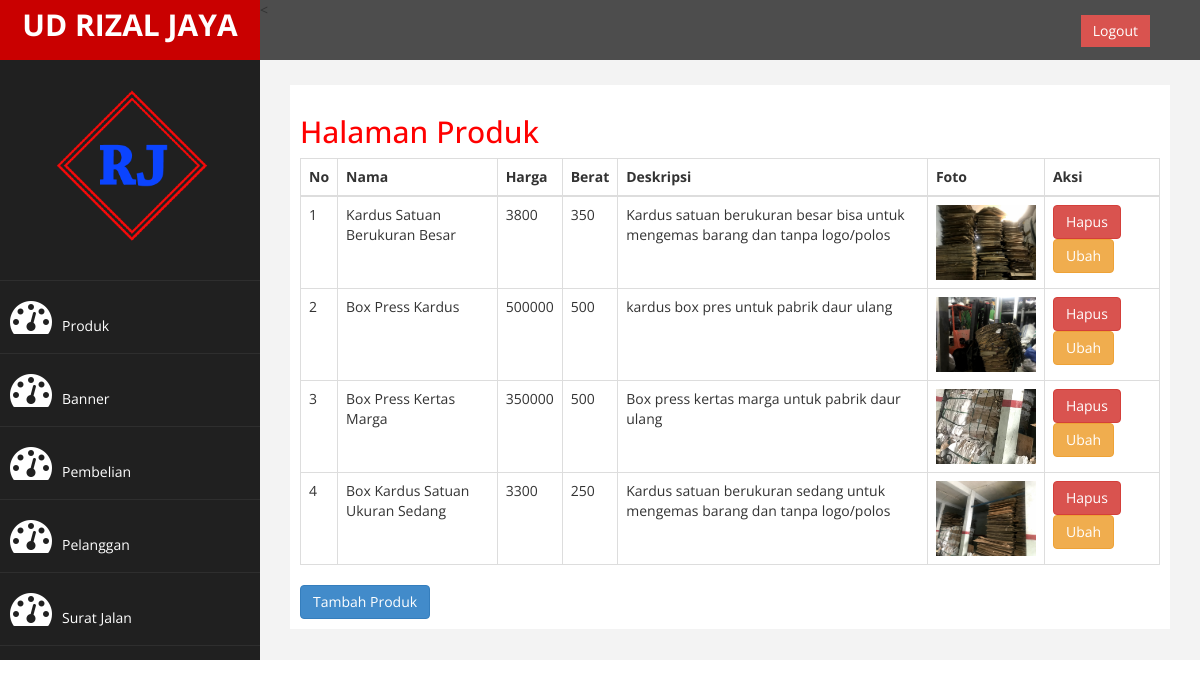
Screenshot of /admin/index.php?halaman=produk (signed in) with the database file from the repository.
### tables this page shows
CREATE TABLE `produk` (
  `id_produk` int(11) NOT NULL,
  `nama_produk` varchar(100) NOT NULL,
  `harga_produk` int(11) NOT NULL,
  `berat_produk` int(11) NOT NULL,
  `foto_produk` varchar(100) NOT NULL,
  `deskripsi_produk` text NOT NULL
);

### admin/halaman/produk.php (the view, shortened to what this page needs)
<h2>Halaman Produk</h2>
<table class="table table-bordered">
	<thead>
		<tr>
			<th>No</th>
			<th>Nama</th>
			<th>Harga</th>
			<th>Berat</th>
			<th>Deskripsi</th>
			<th>Foto</th>
			<th>Aksi</th>
		</tr>
	</thead>
	<tbody>
		<?php $nomor=1; ?>
		<?php $ambil=$koneksi->query("SELECT * FROM produk"); ?>
		<?php while($pecah = $ambil->fetch_assoc()){ ?>
		<tr>
			<td><?php echo $nomor; ?></td>
			<td><?php echo $pecah['nama_produk']; ?></td>
			<td><?php echo $pecah['harga_produk']; ?></td>
			<td><?php echo $pecah['berat_produk']; ?></td>
			<td><?php echo $pecah['deskripsi_produk']; ?></td>
			<td>
				<img src="../foto_produk/<?php echo $pecah['foto_produk']; ?>" width=100>
			</td>
			<td>
				<a href="index.php?halaman=hapusproduk&id=<?php echo $pecah['id_produk']; ?>" class="btn-danger btn">Hapus</a>
				<a href="index.php?halaman=ubahproduk&id=<?php echo $pecah['id_produk']; ?>" class="btn btn-warning">Ubah</a>
			</td>
		</tr>
		<?php $nomor++; ?>
		<?php } ?>
	</tbody>
</table>
<a href="index.php?halaman=tambahproduk" class="btn btn-primary">Tambah Produk</a>

### admin/assets/css/custom.css (style rules this page uses)
body { font-family: 'Open Sans', sans-serif; }
h2 { color: #f00; }

### rows the page displays
produk: nama_produk "Kardus Satuan Berukuran Besar", harga_produk "3800", berat_produk "350", deskripsi_produk "Kardus satuan berukuran besar bisa untuk mengemas barang dan tanpa logo/polos", foto_produk (picture)
produk: nama_produk "Box Press Kardus", harga_produk "500000", berat_produk "500", deskripsi_produk "kardus box pres untuk pabrik daur ulang", foto_produk (picture)
produk: nama_produk "Box Press Kertas Marga", harga_produk "350000", berat_produk "500", deskripsi_produk "Box press kertas marga untuk pabrik daur ulang", foto_produk (picture)
produk: nama_produk "Box Kardus Satuan Ukuran Sedang", harga_produk "3300", berat_produk "250", deskripsi_produk "Kardus satuan berukuran sedang untuk mengemas barang dan tanpa logo/polos", foto_produk (picture)
